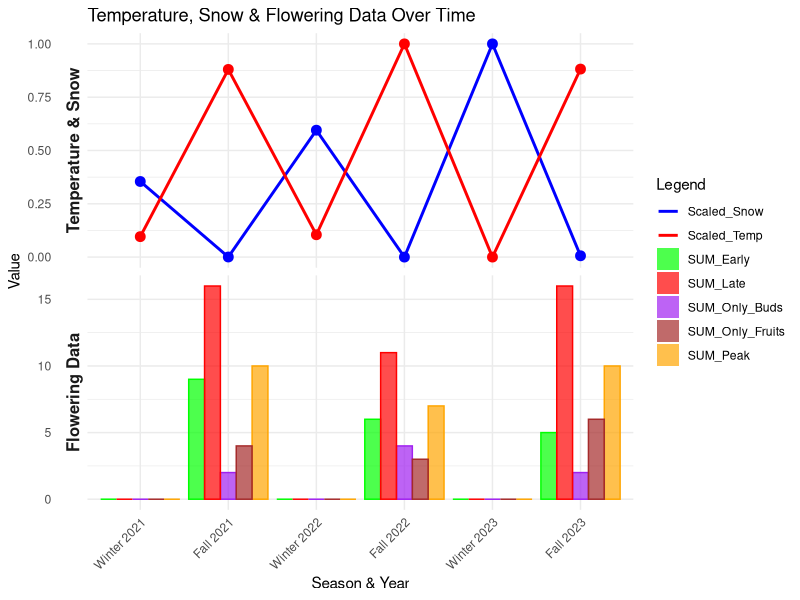

This chart was generated by the following R code:
# Load required libraries
library(ggplot2)
library(dplyr)
library(scales)
library(tidyr)

# Load the data
df <- read.csv("Summary_No_Spring.csv")

# Convert Season into a factor to maintain order
season_order <- c("Winter", "Spring", "Summer", "Fall")
df$Season <- factor(df$Season, levels = season_order)

# Create a custom combined x-axis label (Season Year)
df <- df %>%
  arrange(Year, Season) %>%
  mutate(Season_Year = paste(Season, Year))  # Combine Season & Year into one label

# Normalize temperature and snow for better scaling
df <- df %>%
  mutate(Scaled_Temp = rescale(AVERAGE_TEMP_AVERAGE, to = c(0, 1)),
         Scaled_Snow = rescale(AVERAGE_SNOW_WC, to = c(0, 1)))

# Convert the dataframe to long format for separate plots
df_temp_snow <- df %>%
  select(Season_Year, Scaled_Temp, Scaled_Snow) %>%
  pivot_longer(cols = c(Scaled_Temp, Scaled_Snow), names_to = "Variable", values_to = "Value") %>%
  mutate(Panel = "Temperature & Snow")

df_flowering <- df %>%
  select(Season_Year, SUM_Only_Buds, SUM_Early, SUM_Peak, SUM_Late, SUM_Only_Fruits) %>%
  pivot_longer(cols = starts_with("SUM_"), names_to = "Flowering_Stage", values_to = "Count") %>%
  mutate(Panel = "Flowering Data")

# Combine both datasets with a panel identifier
df_combined <- bind_rows(
  rename(df_temp_snow, Category = Variable, Value = Value),
  rename(df_flowering, Category = Flowering_Stage, Value = Count)
)

# Convert Season_Year to a factor to maintain order
df_combined$Season_Year <- factor(df_combined$Season_Year, levels = unique(df$Season_Year))

# Order the Panel factor to ensure the correct order: Lines on Top, Bars on Bottom
df_combined$Panel <- factor(df_combined$Panel, levels = c("Temperature & Snow", "Flowering Data"))

# Define custom colors for both lines and bars to be the same
custom_colors <- c("Scaled_Temp" = "red", "Scaled_Snow" = "blue", 
                   "SUM_Only_Buds" = "purple", "SUM_Early" = "green", 
                   "SUM_Peak" = "orange", "SUM_Late" = "red", 
                   "SUM_Only_Fruits" = "brown")

# Plot with facets correctly ordered and a single clean legend
ggplot(df_combined, aes(x = Season_Year, y = Value, color = Category, fill = Category)) +
  # Line plot for temperature and snow in first panel
  geom_line(data = df_combined %>% filter(Panel == "Temperature & Snow"),
            aes(group = Category), size = 1) +
  geom_point(data = df_combined %>% filter(Panel == "Temperature & Snow"),
             size = 3) +
  
  # Grouped bar chart for flowering data in second panel
  geom_bar(data = df_combined %>% filter(Panel == "Flowering Data"),
           aes(group = Category), stat = "identity", position = "dodge", alpha = 0.7) +
  
  # Facet the plots into separate panels, forcing correct order
  facet_grid(rows = vars(Panel), scales = "free_y", switch = "y") +
  
  # Custom legend to merge color and fill together and properly show line & bar symbols
  scale_color_manual(values = custom_colors, name = "Legend") +
  scale_fill_manual(values = custom_colors, name = "Legend") +
  
  # Adjust the legend to show both lines and bars correctly
  guides(
    color = guide_legend(override.aes = list(linetype = c("solid", "solid", "blank", "blank", "blank", "blank", "blank"), 
                                             shape = c(NA, NA, 22, 22, 22, 22, 22))), 
    fill = guide_legend(override.aes = list(linetype = "blank", shape = 22))
  ) +
  
  # Labels and themes
  labs(title = "Temperature, Snow & Flowering Data Over Time",
       x = "Season & Year",
       y = "Value") +
  
  theme_minimal() +
  theme(axis.text.x = element_text(angle = 45, hjust = 1),
        strip.text = element_text(size = 12, face = "bold"))
